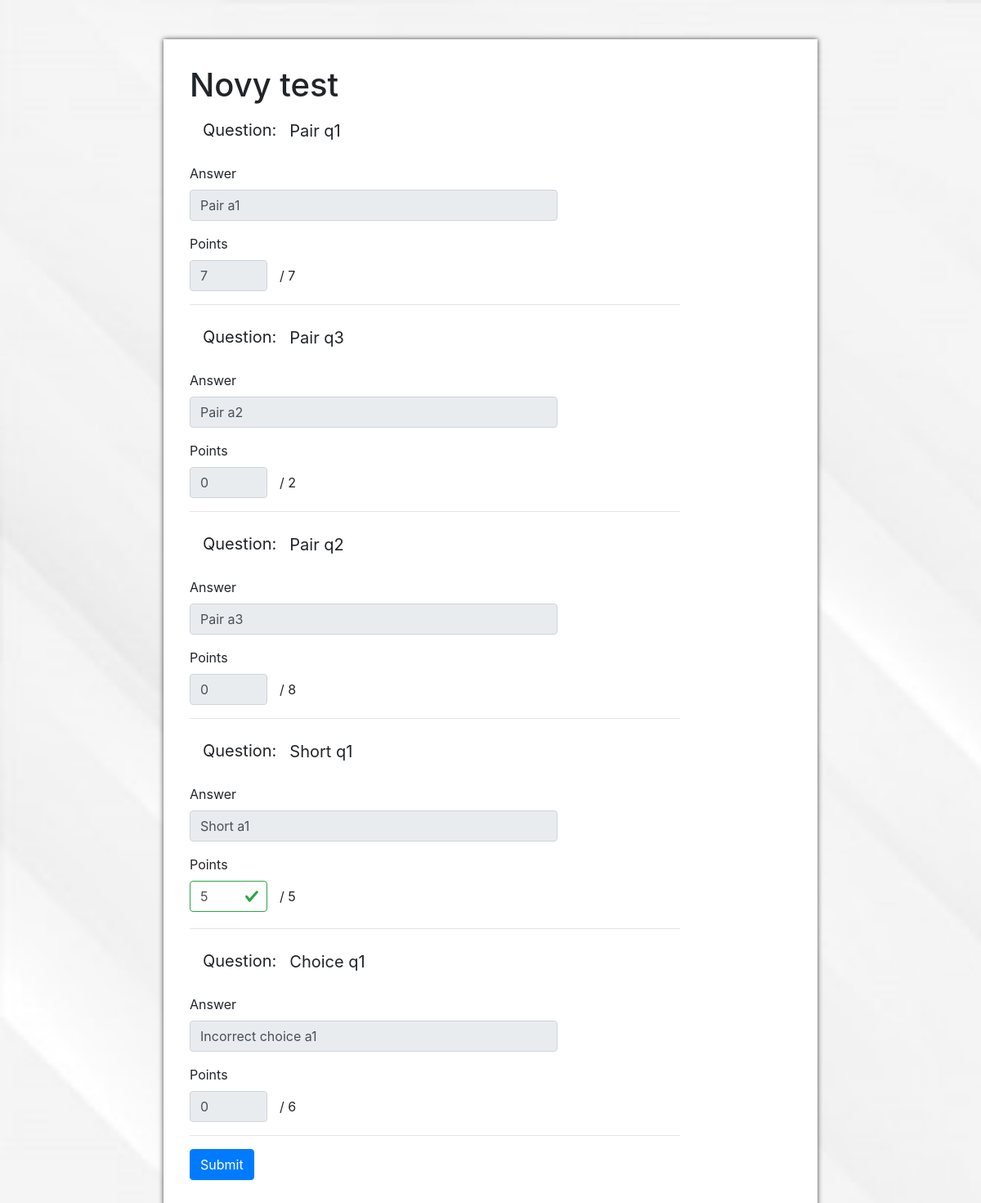
The app's page /core/reviewAnswers/reviewAnswers.php?student_test_id=44 (signed in) with its own data.
### tables this page shows
CREATE TABLE `test` (
  `id` int NOT NULL,
  `timer_id` int NOT NULL,
  `teacher_id` int NOT NULL,
  `shared_key` varchar(10) NOT NULL,
  `name` varchar(256) NOT NULL,
  `active` tinyint(1) NOT NULL
);

CREATE TABLE `student_test_answer` (
  `id` int NOT NULL,
  `student_test_id` int NOT NULL,
  `question_id` int NOT NULL,
  `points` int NOT NULL,
  `student_answer` varchar(255) NOT NULL
);

CREATE TABLE `question` (
  `id` int NOT NULL,
  `test_id` int NOT NULL,
  `value` varchar(1000) NOT NULL,
  `type` enum('text','choice','pair','math','drawing') NOT NULL,
  `max_points` int NOT NULL,
  `review_answer` tinyint(1) NOT NULL
);

### connection/ConnectionFactory.php (called while the page is built, shortened)
<?php
class ConnectionFactory{
    public function createConnection(){
        $config = new Configuration();
        $connection = new MySQLi($config->hostname, $config->username, $config->password, $config->databaseName);
        return $connection;
    }
}
?>

### repository/SharedRepository.php (called while the page is built, shortened)
<?php
include_once 'Repository.php';
class SharedRepository extends Repository{
    private function array_flatten($array) {
        $return = array();
        foreach ($array as $key => $value) {
            if (is_array($value)){
                $return = array_merge($return, $this->array_flatten($value));
            } else {
                $return[$key] = $value;
            }
        }
        return $return;
    }
    public function executeConditionQuery($sql, $data){
        $statement = $this->connection->prepare($sql);
        if ($statement){
            $values = array_values($this->array_flatten($data));
            $types = str_repeat('s', count($values));
            $statement->bind_param($types, ...$values);
            $statement->execute();
            return $statement;
        }else{
            $error = $this->connection->error;
        }
        return null;
    }
    private function joinConditions($sql, $conditions){
        $i = 0;
        foreach($conditions as $key => $value){
            if ($i == 0){
                $sql .=  is_array($value)
                    ? " WHERE $key IN (". implode(',', array_fill(0, count($value), '?')) .")"
                    : " WHERE $key=?";
            }else{
                $sql .= is_array($value)
                    ? " AND $key IN (" . implode(',', array_fill(0, count($value), '?')) .")"
                    : " AND $key=?";
            }
            $i++;
        }
        return $sql;
    }
    public function selectAll($table, $conditions = []){
        $sql = "SELECT * FROM $table";
        if (empty($conditions)) {
            $statement = $this->connection->prepare($sql);
            $statement->execute();
            $records = $statement->get_result()->fetch_all(MYSQLI_ASSOC);
        }else{
            $sql = $this->joinConditions($sql, $conditions);
            $statement = $this->executeConditionQuery($sql,$conditions);
            $records = $statement->get_result()->fetch_all(MYSQLI_ASSOC);
        }
        return $records;
    }
    public function selectOne($table, $conditions){
        $sql = "SELECT * FROM $table";
        $sql = $this->joinConditions($sql, $conditions);
        $sql = $sql . " LIMIT 1";
        $statement = $this->executeConditionQuery($sql,$conditions);
        $records = $statement->get_result()->fetch_assoc();
        return $records;
    }
}

### repository/Repository.php (called while the page is built, shortened)
<?php
include_once ROOT_PATH . '/connection/ConnectionFactory.php';
class Repository{
    public function __construct(){
        $connectionFactory = new ConnectionFactory();
        $this->connection = $connectionFactory->createConnection();
    }
}

### core/reviewAnswers/reviewAnswers.php (the view, shortened to what this page needs)
<?php
include_once ROOT_PATH . '/repository/SharedRepository.php';
$repository = new SharedRepository();
$student_test = $repository->selectOne('student_test', ['id' => $_GET['student_test_id']]);
$test = $repository->selectOne('test', ['id' => $student_test['test_id']]);
$student_test_answers = $repository->selectAll('student_test_answer', ['student_test_id' => $student_test['id']]);
?>
<!DOCTYPE html>
<html lang="sk">
    <head>
        <link rel="stylesheet" href="styles.css?version=51" type="text/css"/>
        <link rel="stylesheet" href="https://stackpath.bootstrapcdn.com/bootstrap/4.3.1/css/bootstrap.min.css">
        <link rel="stylesheet" href="https://cdnjs.cloudflare.com/ajax/libs/font-awesome/4.7.0/css/font-awesome.min.css">
		<link rel="stylesheet" href="../../style/main-styles.css">
    </head>
    <body>
        <section class="review-answer">
            <div class="wrapper">
                <div class="center-container">
                    <h1><?php echo $test['name'] ?></h1>
                    <form action="reviewAnswers.php" method="post" class="was-validated ajax">
                        <?php foreach($student_test_answers as $answer): ?>
                            <?php $question = $repository->selectOne('question', ['id' => $answer['question_id']]); ?>
                            <div class="form-group">
                                <div class="row container">
                                    <label class="col-form-label form-control-lg" for="question">Question: </label>
                                    <input type="text" value="<?php echo $question['value'] ?>" id="question" class="form-control-plaintext col-md-9 form-control-lg" id="question" name="question" readonly>
                                </div>
                            </div>
                            <div class="form-group">
                                <label for="answer">Answer</label>
                                <input type="text" value="<?php echo $answer['student_answer'] ?>" id="answer" class="form-control col-md-9" id="answer" name="answer" readonly>
                            </div>
                            <div class="form-group">
                                <label for="points">Points</label>
                                <?php if ($question['review_answer'] == 1): ?>
                                    <div class="row container">
                                        <input type="number" value="<?php echo $answer['points'] ?>" max="<?php echo $question['max_points'] ?>" id="<?php echo $answer['id'] ?>" class="form-control col-md-2 points" placeholder="<?php echo $answer['points'] ?>" name="<?php echo $answer['id'] ?>" required>
                                        <input type="text" value="<?php echo '/ ' . $question['max_points'] ?>" id="maxPoints" class="form-control-plaintext col-md-9" id="maxPoints" name="maxPoints" readonly>
                                    </div>
                                <?php else: ?>
                                    <div class="row container">
                                        <input type="number" value="<?php echo $answer['points'] ?>" id="<?php echo $answer['id'] ?>" class="form-control col-md-2" placeholder="<?php echo $answer['points'] ?>" name="<?php echo $answer['id'] ?>" readonly>
                                        <input type="text" value="<?php echo '/ ' . $question['max_points'] ?>" id="maxPoints" class="form-control-plaintext col-md-9" id="maxPoints" name="maxPoints" readonly>
                                    </div>
                                <?php endif; ?>
                            </div>
                            <hr>
                        <?php endforeach; ?>
                       <button type="submit" name="submit" class="btn btn-primary">Submit</button>
                    </form>
                </div>
            </div>
        </section>
    </body>
</html>

### core/reviewAnswers/styles.css (style rules this page uses)
.wrapper { max-width: 800px; width: 70%; margin: auto; box-shadow: 0px 0px 6px 0px rgba(0,0,0,0.75); margin-bottom: 2em; background-color: white; }
.center-container { max-width: 600px; width: 100%; margin-left: 2em; padding: 2em 0; }
section { padding-top: 3em; }

### style/main-styles.css (style rules this page uses)
body { height: 100%; background-image: url('backg.jpg'); background-repeat: no-repeat; background-attachment: fixed; background-size: cover; }

### records on screen
test: name "Novy test"
student_test_answer: question "Pair q1", answer "Pair a1", points "7", maxPoints "/ 7"
student_test_answer: question "Pair q3", answer "Pair a2", points "0", maxPoints "/ 2"
student_test_answer: question "Pair q2", answer "Pair a3", points "0", maxPoints "/ 8"
student_test_answer: question "Short q1", answer "Short a1", points+question "5", maxPoints "/ 5"
student_test_answer: question "Choice q1", answer "Incorrect choice a1", points "0", maxPoints "/ 6"
